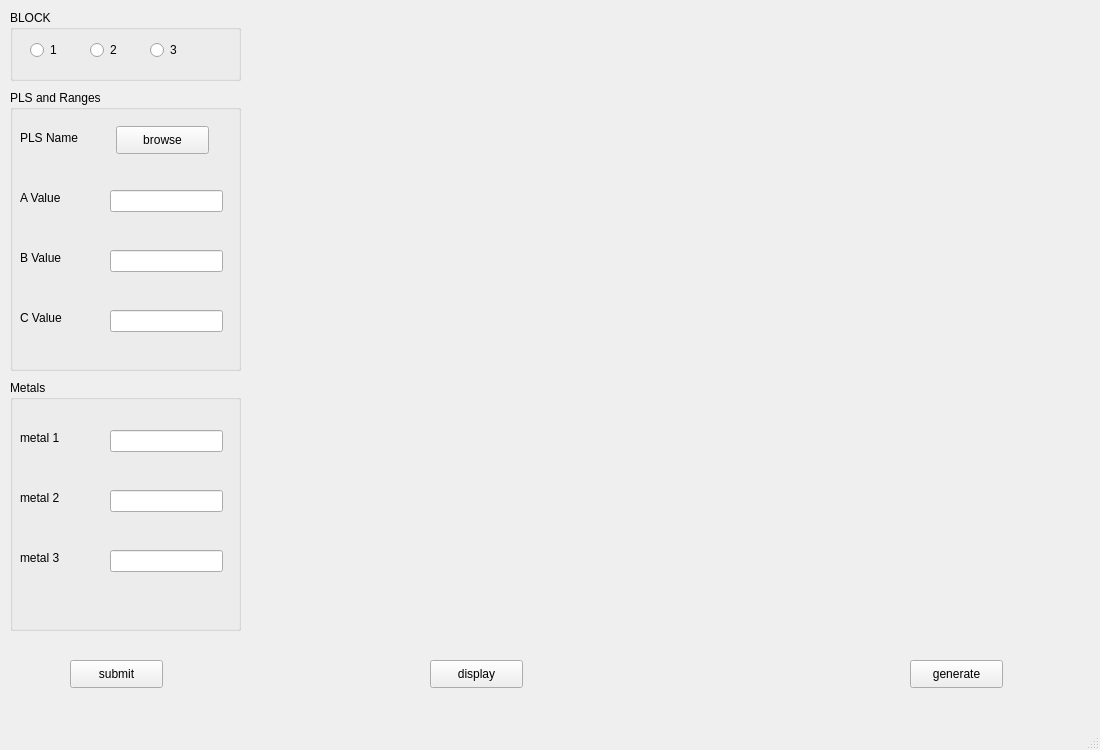
<?xml version="1.0" encoding="UTF-8"?>
<ui version="4.0">
 <class>MainWindow</class>
 <widget class="QMainWindow" name="MainWindow">
  <property name="geometry">
   <rect>
    <x>0</x>
    <y>0</y>
    <width>1100</width>
    <height>750</height>
   </rect>
  </property>
  <property name="windowTitle">
   <string>MainWindow</string>
  </property>
  <widget class="QWidget" name="centralwidget">
   <widget class="QGroupBox" name="groupBox">
    <property name="geometry">
     <rect>
      <x>10</x>
      <y>10</y>
      <width>231</width>
      <height>71</height>
     </rect>
    </property>
    <property name="title">
     <string>BLOCK</string>
    </property>
   </widget>
   <widget class="QRadioButton" name="block3">
    <property name="geometry">
     <rect>
      <x>150</x>
      <y>40</y>
      <width>95</width>
      <height>20</height>
     </rect>
    </property>
    <property name="text">
     <string>3</string>
    </property>
   </widget>
   <widget class="QRadioButton" name="block1">
    <property name="geometry">
     <rect>
      <x>30</x>
      <y>40</y>
      <width>95</width>
      <height>20</height>
     </rect>
    </property>
    <property name="text">
     <string>1</string>
    </property>
   </widget>
   <widget class="QRadioButton" name="block2">
    <property name="geometry">
     <rect>
      <x>90</x>
      <y>40</y>
      <width>31</width>
      <height>20</height>
     </rect>
    </property>
    <property name="text">
     <string>2</string>
    </property>
   </widget>
   <widget class="QGroupBox" name="groupBox_2">
    <property name="geometry">
     <rect>
      <x>10</x>
      <y>90</y>
      <width>231</width>
      <height>281</height>
     </rect>
    </property>
    <property name="title">
     <string>PLS and Ranges</string>
    </property>
    <widget class="QPushButton" name="pls">
     <property name="geometry">
      <rect>
       <x>106</x>
       <y>36</y>
       <width>93</width>
       <height>28</height>
      </rect>
     </property>
     <property name="text">
      <string>browse</string>
     </property>
    </widget>
    <widget class="QLabel" name="labelpls">
     <property name="geometry">
      <rect>
       <x>70</x>
       <y>70</y>
       <width>55</width>
       <height>21</height>
      </rect>
     </property>
     <property name="text">
      <string/>
     </property>
    </widget>
   </widget>
   <widget class="QLineEdit" name="arange">
    <property name="geometry">
     <rect>
      <x>110</x>
      <y>190</y>
      <width>113</width>
      <height>22</height>
     </rect>
    </property>
   </widget>
   <widget class="QLabel" name="label_3">
    <property name="geometry">
     <rect>
      <x>20</x>
      <y>250</y>
      <width>71</width>
      <height>16</height>
     </rect>
    </property>
    <property name="text">
     <string>B Value</string>
    </property>
   </widget>
   <widget class="QLineEdit" name="brange">
    <property name="geometry">
     <rect>
      <x>110</x>
      <y>250</y>
      <width>113</width>
      <height>22</height>
     </rect>
    </property>
   </widget>
   <widget class="QLabel" name="label_4">
    <property name="geometry">
     <rect>
      <x>20</x>
      <y>310</y>
      <width>71</width>
      <height>16</height>
     </rect>
    </property>
    <property name="text">
     <string>C Value</string>
    </property>
   </widget>
   <widget class="QLineEdit" name="crange">
    <property name="geometry">
     <rect>
      <x>110</x>
      <y>310</y>
      <width>113</width>
      <height>22</height>
     </rect>
    </property>
   </widget>
   <widget class="QLabel" name="label_2">
    <property name="geometry">
     <rect>
      <x>20</x>
      <y>190</y>
      <width>71</width>
      <height>16</height>
     </rect>
    </property>
    <property name="text">
     <string>A Value</string>
    </property>
   </widget>
   <widget class="QLabel" name="label">
    <property name="geometry">
     <rect>
      <x>20</x>
      <y>130</y>
      <width>71</width>
      <height>16</height>
     </rect>
    </property>
    <property name="text">
     <string>PLS Name</string>
    </property>
   </widget>
   <widget class="QGroupBox" name="groupBox_3">
    <property name="geometry">
     <rect>
      <x>10</x>
      <y>380</y>
      <width>231</width>
      <height>251</height>
     </rect>
    </property>
    <property name="title">
     <string>Metals</string>
    </property>
    <widget class="QLabel" name="label_8">
     <property name="geometry">
      <rect>
       <x>10</x>
       <y>170</y>
       <width>71</width>
       <height>16</height>
      </rect>
     </property>
     <property name="text">
      <string>metal 3</string>
     </property>
    </widget>
    <widget class="QLabel" name="label_6">
     <property name="geometry">
      <rect>
       <x>10</x>
       <y>50</y>
       <width>71</width>
       <height>16</height>
      </rect>
     </property>
     <property name="text">
      <string>metal 1</string>
     </property>
    </widget>
    <widget class="QLineEdit" name="metal2">
     <property name="geometry">
      <rect>
       <x>100</x>
       <y>110</y>
       <width>113</width>
       <height>22</height>
      </rect>
     </property>
    </widget>
    <widget class="QLabel" name="label_7">
     <property name="geometry">
      <rect>
       <x>10</x>
       <y>110</y>
       <width>71</width>
       <height>16</height>
      </rect>
     </property>
     <property name="text">
      <string>metal 2</string>
     </property>
    </widget>
    <widget class="QLineEdit" name="metal3">
     <property name="geometry">
      <rect>
       <x>100</x>
       <y>170</y>
       <width>113</width>
       <height>22</height>
      </rect>
     </property>
    </widget>
    <widget class="QLineEdit" name="metal1">
     <property name="geometry">
      <rect>
       <x>100</x>
       <y>50</y>
       <width>113</width>
       <height>22</height>
      </rect>
     </property>
    </widget>
   </widget>
   <widget class="QPushButton" name="submit">
    <property name="geometry">
     <rect>
      <x>70</x>
      <y>660</y>
      <width>93</width>
      <height>28</height>
     </rect>
    </property>
    <property name="text">
     <string>submit</string>
    </property>
   </widget>
   <widget class="QPushButton" name="display">
    <property name="geometry">
     <rect>
      <x>430</x>
      <y>660</y>
      <width>93</width>
      <height>28</height>
     </rect>
    </property>
    <property name="text">
     <string>display</string>
    </property>
   </widget>
   <widget class="QPushButton" name="generate">
    <property name="geometry">
     <rect>
      <x>910</x>
      <y>660</y>
      <width>93</width>
      <height>28</height>
     </rect>
    </property>
    <property name="text">
     <string>generate</string>
    </property>
   </widget>
   <widget class="QLabel" name="labeldisplay">
    <property name="geometry">
     <rect>
      <x>250</x>
      <y>20</y>
      <width>831</width>
      <height>411</height>
     </rect>
    </property>
    <property name="styleSheet">
     <string notr="true">background-image: url(C:/Users/YOUSSEF BOUTALEB/PycharmProjects/pythonProject2/config1_1.png);
</string>
    </property>
    <property name="text">
     <string/>
    </property>
   </widget>
   <widget class="QLabel" name="labela1">
    <property name="geometry">
     <rect>
      <x>580</x>
      <y>93</y>
      <width>55</width>
      <height>21</height>
     </rect>
    </property>
    <property name="text">
     <string/>
    </property>
   </widget>
   <widget class="QLabel" name="labela2">
    <property name="geometry">
     <rect>
      <x>632</x>
      <y>93</y>
      <width>55</width>
      <height>21</height>
     </rect>
    </property>
    <property name="text">
     <string/>
    </property>
   </widget>
   <widget class="QLabel" name="labela3">
    <property name="geometry">
     <rect>
      <x>694</x>
      <y>93</y>
      <width>55</width>
      <height>21</height>
     </rect>
    </property>
    <property name="text">
     <string/>
    </property>
   </widget>
   <widget class="QLabel" name="labelm1">
    <property name="geometry">
     <rect>
      <x>590</x>
      <y>130</y>
      <width>55</width>
      <height>31</height>
     </rect>
    </property>
    <property name="text">
     <string/>
    </property>
   </widget>
   <widget class="QLabel" name="labelm2">
    <property name="geometry">
     <rect>
      <x>650</x>
      <y>130</y>
      <width>55</width>
      <height>31</height>
     </rect>
    </property>
    <property name="text">
     <string/>
    </property>
   </widget>
   <widget class="QLabel" name="labelm3">
    <property name="geometry">
     <rect>
      <x>710</x>
      <y>130</y>
      <width>55</width>
      <height>31</height>
     </rect>
    </property>
    <property name="text">
     <string/>
    </property>
   </widget>
   <widget class="QLabel" name="labelb1">
    <property name="geometry">
     <rect>
      <x>298</x>
      <y>296</y>
      <width>55</width>
      <height>21</height>
     </rect>
    </property>
    <property name="text">
     <string/>
    </property>
   </widget>
   <widget class="QLabel" name="labelb2">
    <property name="geometry">
     <rect>
      <x>358</x>
      <y>296</y>
      <width>55</width>
      <height>21</height>
     </rect>
    </property>
    <property name="text">
     <string/>
    </property>
   </widget>
   <widget class="QLabel" name="labelb3">
    <property name="geometry">
     <rect>
      <x>420</x>
      <y>296</y>
      <width>55</width>
      <height>21</height>
     </rect>
    </property>
    <property name="text">
     <string/>
    </property>
   </widget>
   <widget class="QLabel" name="labelc1">
    <property name="geometry">
     <rect>
      <x>858</x>
      <y>296</y>
      <width>55</width>
      <height>21</height>
     </rect>
    </property>
    <property name="text">
     <string/>
    </property>
   </widget>
   <widget class="QLabel" name="labelc2">
    <property name="geometry">
     <rect>
      <x>918</x>
      <y>296</y>
      <width>55</width>
      <height>21</height>
     </rect>
    </property>
    <property name="text">
     <string/>
    </property>
   </widget>
   <widget class="QLabel" name="labelc3">
    <property name="geometry">
     <rect>
      <x>980</x>
      <y>296</y>
      <width>55</width>
      <height>21</height>
     </rect>
    </property>
    <property name="text">
     <string/>
    </property>
   </widget>
   <widget class="QLabel" name="labell2">
    <property name="geometry">
     <rect>
      <x>920</x>
      <y>330</y>
      <width>55</width>
      <height>31</height>
     </rect>
    </property>
    <property name="text">
     <string/>
    </property>
   </widget>
   <widget class="QLabel" name="labell1">
    <property name="geometry">
     <rect>
      <x>860</x>
      <y>330</y>
      <width>55</width>
      <height>31</height>
     </rect>
    </property>
    <property name="text">
     <string/>
    </property>
   </widget>
   <widget class="QLabel" name="labell3">
    <property name="geometry">
     <rect>
      <x>980</x>
      <y>330</y>
      <width>55</width>
      <height>31</height>
     </rect>
    </property>
    <property name="text">
     <string/>
    </property>
   </widget>
   <widget class="QLabel" name="labeln2">
    <property name="geometry">
     <rect>
      <x>365</x>
      <y>330</y>
      <width>55</width>
      <height>31</height>
     </rect>
    </property>
    <property name="text">
     <string/>
    </property>
   </widget>
   <widget class="QLabel" name="labeln1">
    <property name="geometry">
     <rect>
      <x>305</x>
      <y>330</y>
      <width>55</width>
      <height>31</height>
     </rect>
    </property>
    <property name="text">
     <string/>
    </property>
   </widget>
   <widget class="QLabel" name="labeln3">
    <property name="geometry">
     <rect>
      <x>425</x>
      <y>330</y>
      <width>55</width>
      <height>31</height>
     </rect>
    </property>
    <property name="text">
     <string/>
    </property>
   </widget>
   <widget class="QLabel" name="labelsubmit">
    <property name="geometry">
     <rect>
      <x>24</x>
      <y>690</y>
      <width>211</width>
      <height>21</height>
     </rect>
    </property>
    <property name="text">
     <string/>
    </property>
   </widget>
  </widget>
  <widget class="QStatusBar" name="statusbar"/>
 </widget>
 <resources/>
 <connections/>
</ui>
